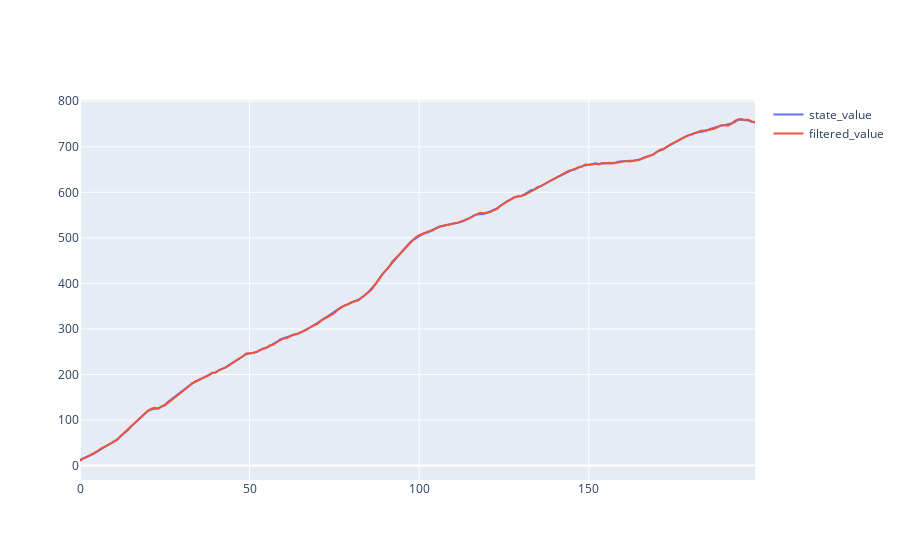

The code cell stored with this chart in its notebook:
### Code cell
# 可視化
fig = go.Figure(
    data = [
        # go.Scatter(x=np.arange(T), y=y.reshape(-1), name="observed_value"),
        go.Scatter(x=np.arange(T), y=x[:, 0].reshape(-1), name="state_value"),
        go.Scatter(x=np.arange(T), y=m[:, 0].reshape(-1), name="filtered_value"),
    ]
)
fig.show()

### Figure 1 — Plotly figure (JSON) as saved in the notebook; plotly's stock layout.template omitted (floating-point values rounded to 4 significant figures; data arrays with more than 128 entries replaced by an {"elided": "..."} marker saying what was removed)
{"data": [{"name": "state_value", "type": "scatter", "x": {"elided": "200 int values"}, "y": {"elided": "200 float values"}}, {"name": "filtered_value", "type": "scatter", "x": {"elided": "200 int values"}, "y": {"elided": "200 float values"}}], "layout": {"autosize": true, "xaxis": {"autorange": true, "range": [0, 199], "type": "linear"}, "yaxis": {"autorange": true, "range": [-31.72, 802.7], "type": "linear"}}}
